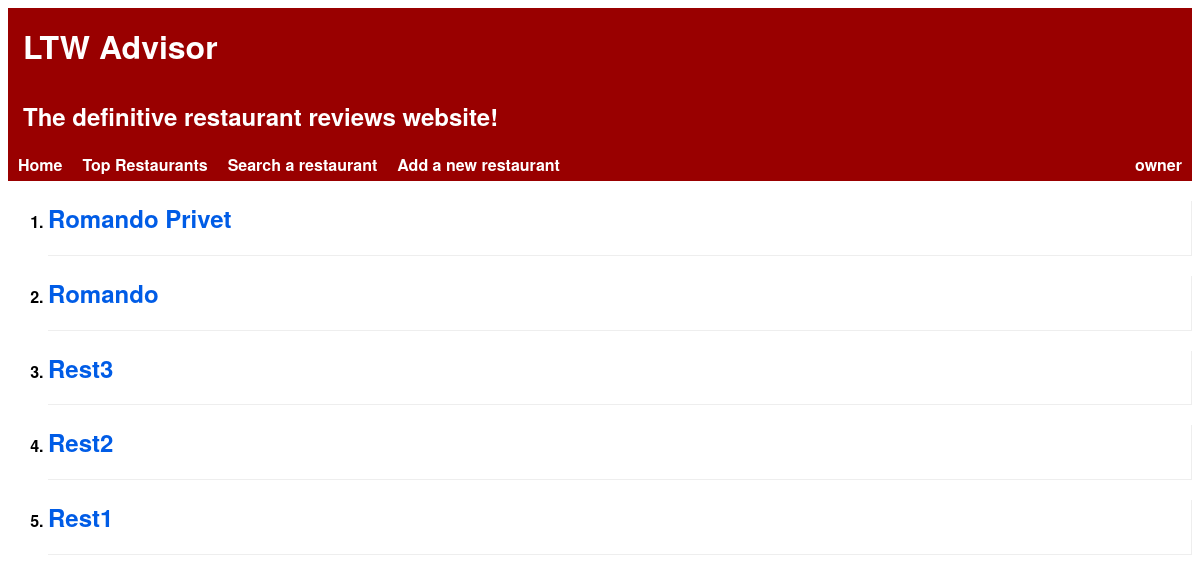
The page /pages/ (signed in) on the database as committed earlier.
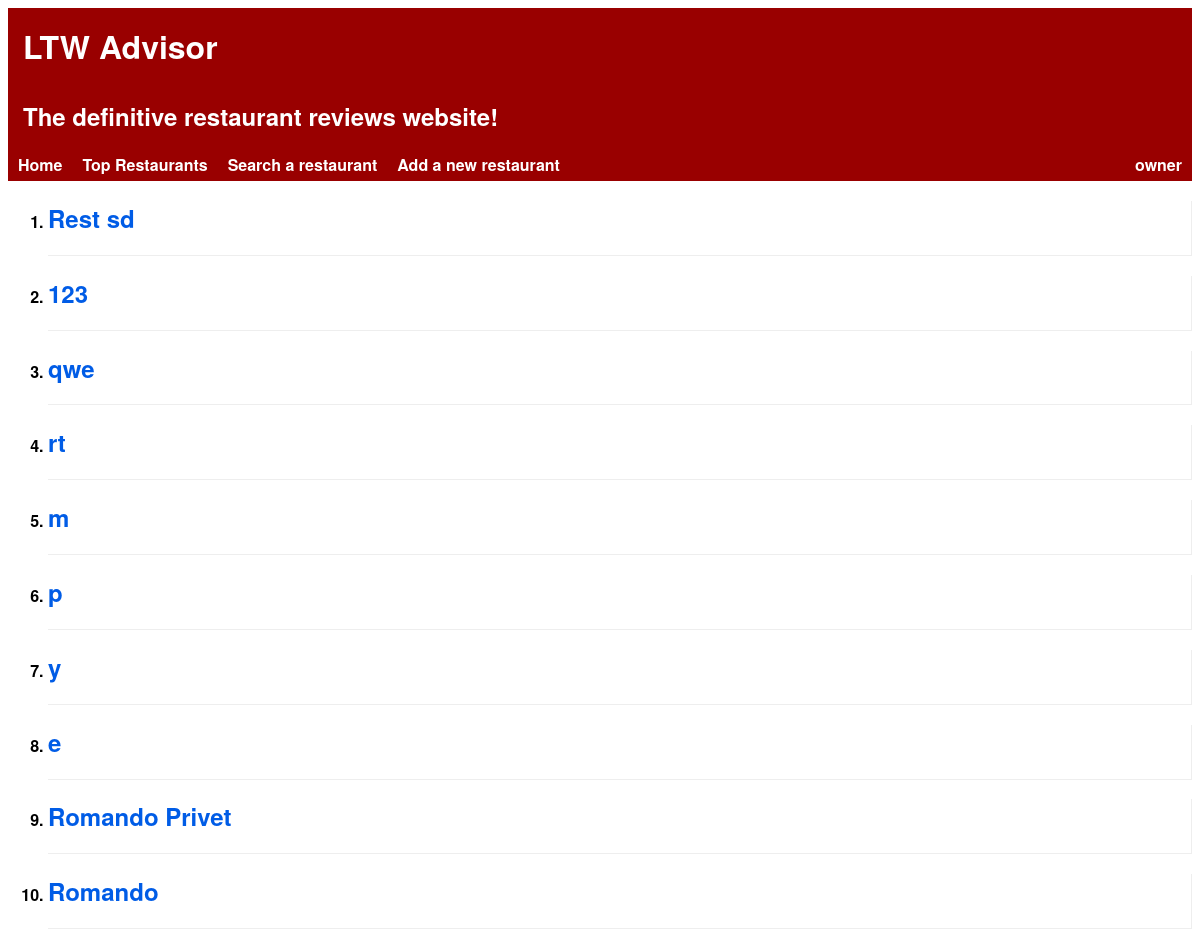
The same page on the database as committed later.
### tables this page shows
CREATE TABLE Restaurant(
    idRestaurant        INTEGER PRIMARY KEY AUTOINCREMENT,
    name                STRING NOT NULL,
    description         STRING NOT NULL,
    score               FLOAT,

    idOwner             INTEGER REFERENCES User(idUser),
    idRestaurantInfo    INTEGER REFERENCES RestaurantInfo(idRestaurantInfo)
);

### pages/index.php (called while the page is built, shortened)
<?php
    include_once('../database/connection.php');
    include_once('../database/db_restaurants.php');
    try {
        $restaurants = getNewestRestaurants();
    } catch(PDOException $e) {
        die($e->getMessage());
    }
    include_once('../templates/header.php');
    include_once('../templates/restaurants.php');
?>

### database/db_restaurants.php (called while the page is built, shortened)
<?php
    function getNewestRestaurants() {
        global $db;
        $stmt = $db->prepare('SELECT * FROM Restaurant ORDER BY idRestaurant DESC LIMIT 10');
        $stmt->execute();
        return $stmt->fetchAll();
    }
?>

### templates/restaurants.php (the view, shortened to what this page needs)
<html>
<head>
<link rel="stylesheet" href="../css/top_rest.css">
</head>
</html>
<section id="restaurants">
	<ol>
    <?php foreach($_SESSION['restaurants'] as $restaurant) { ?>
    <article>
        <li> <a href="../templates/restaurant.php?idRestaurant=<?=$restaurant['idRestaurant']?>"><h2><?= $restaurant['name'] ?></h2></a> </li>
    </article>
    <?php } ?>
</section>

### templates/header.php (shortened to what this page needs)
<!DOCTYPE html>
<html>
    <head>
		<link rel="stylesheet" href="../css/style.css">
        <link rel="stylesheet" href="../css/alert.css">
        <link rel="stylesheet" href="../css/header.css">
        <link rel="stylesheet" href="../css/login_dropdown.css">
        <link rel="stylesheet" href="../css/user_dropdown.css">
        <link rel="stylesheet" href="../css/profile.css">
        <link rel="stylesheet" href="../css/font-awesome.min.css">
    </head>
    <body>
        <div id="header">
            <h1>LTW Advisor</h1>
            <h2>The definitive restaurant reviews website!</h2>
        </div>
        <div id="nav-btns" class="nav-btns">
            <ul>
                <li><a href="../pages/index.php">Home</a></li>
                <li><a href="../pages/top_restaurants.php">Top Restaurants</a></li>
                <li><a href="../pages/search_restaurant.php">Search a restaurant</a></li>
                <li><a href="../pages/add_restaurant.php">Add a new restaurant</a></li>
                <div id="user-info">
                    <?php
                        if (isset($_SESSION['username'])) {
                            include_once("../templates/user_dropdown.php");
                        } else {
                            include_once("../templates/login_dropdown.php");
                        }
                    ?>
                </div>
            </ul>
        </div>

### templates/user_dropdown.php (shortened to what this page needs)
<div class="user-dropdown">
    <a href="#"><?php echo $_SESSION['username']; ?></a>
</div>

### css/header.css (style rules this page uses)
html { font-family: 'Helvetica Neue', sans-serif; font-weight: bold; height: 100%; }
#header { background-color: #990000; color: white; padding: 0; }
#header h1, #header h2 { padding: 15px; margin: 0; }
.nav-btns ul { background-color: #990000; list-style-type: none; padding: 0; margin: 0; overflow: hidden; }
.nav-btns li { float: left; background: none; padding: 0; }
.nav-btns a, #back_btn { text-align: center; display: block; padding: 5px 10px; color: white; text-decoration: none; }

### css/user_dropdown.css (style rules this page uses)
.user-dropdown { float: right; position: relative; }

### css/top_rest.css (style rules this page uses)
#restaurants li { border-top-style: hidden; border-right-style: groove; border-bottom-style: groove; border-left-style: hidden; border-width: 1px; font-size: medium; }
#restaurants a { color: #005ce6; text-decoration: none; }

Rows that differ between the two databases and show on the page:
no longer on this page (row unchanged): restaurant: name "Rest3"
no longer on this page (row unchanged): restaurant: name "Rest2"
no longer on this page (row unchanged): restaurant: name "Rest1"
added restaurant: name "Rest sd"
added restaurant: name "123"
added restaurant: name "qwe"
added restaurant: name "rt"
added restaurant: name "m"
added restaurant: name "p"
added restaurant: name "y"
added restaurant: name "e"
